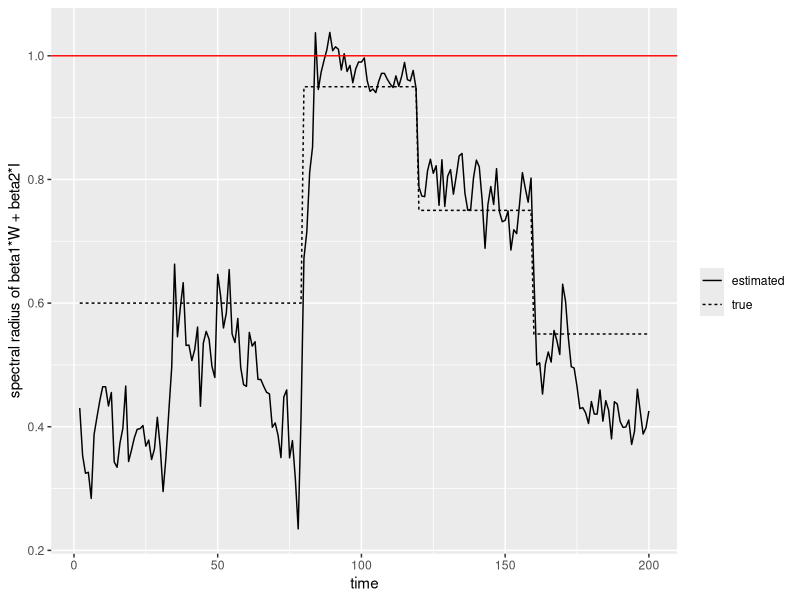
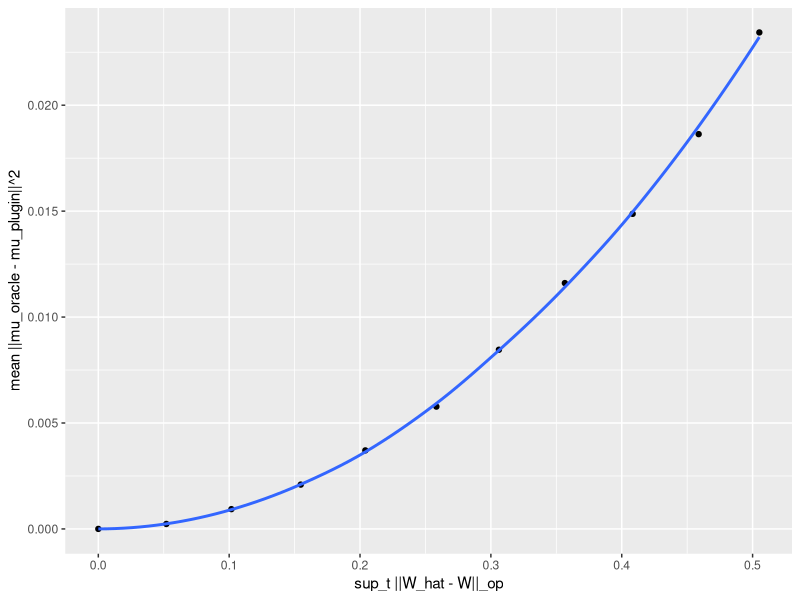
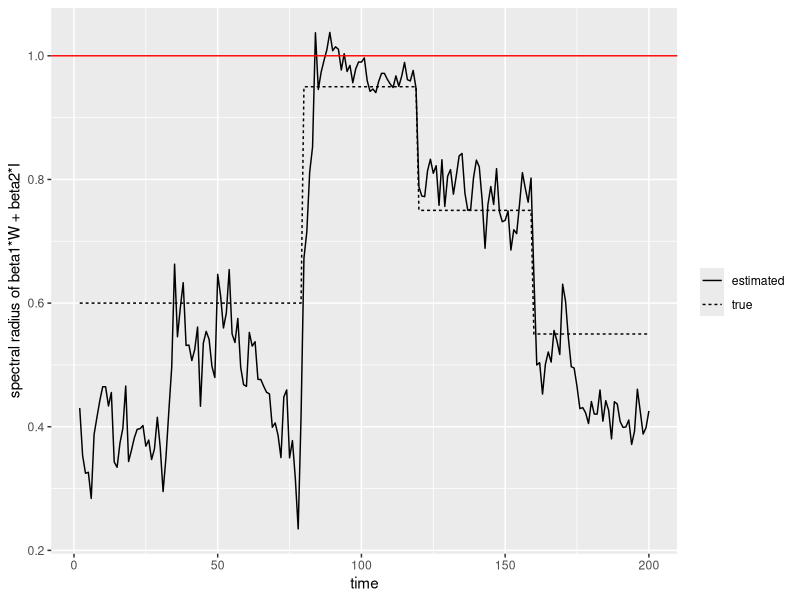
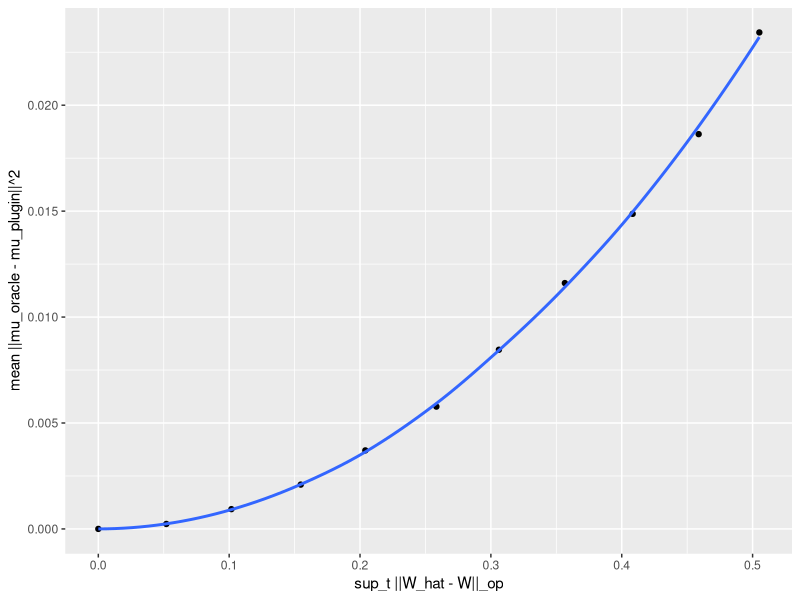

Source code (R) for these figures, in order: (Note: this script raises an error after producing the figures.)
# ======================================================================
# EXPERIMENT 1 (Simulation): stability, aggregation, sparse increments,
#                            and network misspecification sensitivity
# Produces:
#   - One-step MSE comparisons (full / no-network / static)
#   - Threshold rule TPR/FPR for sparse increments in beta1,t
#   - Sensitivity curve: mean||mu_oracle - mu_plugin||^2 vs sup_t||W_hat-W||_op
#   - Aggregation recursion MAE
#   - Two plots (stability diagnostics + sensitivity curve)
# ======================================================================

# ---------- Packages ----------
pkgs <- c("Matrix","RSpectra","ggplot2","dplyr","tibble","purrr")
to_install <- pkgs[!pkgs %in% rownames(installed.packages())]
if(length(to_install)) install.packages(to_install)
invisible(lapply(pkgs, library, character.only = TRUE))

set.seed(1)

# ---------- Helpers ----------
row_stochastic <- function(A, diag_zero = TRUE, eps = 1e-12) {
  A <- as.matrix(A)
  if (diag_zero) diag(A) <- 0
  rs <- rowSums(A)
  zero_rows <- which(rs < eps)
  if (length(zero_rows)) {
    A[zero_rows, ] <- 1
    if (diag_zero) diag(A)[zero_rows] <- 0
    rs <- rowSums(A)
  }
  A / rs
}

spectral_radius <- function(M) {
  ev <- eigen(M, only.values = TRUE)$values
  max(Mod(ev))
}

op_norm2 <- function(M) {
  M <- as.matrix(M)
  if (nrow(M) <= 200) {
    svd(M, nu = 0, nv = 0)$d[1]
  } else {
    RSpectra::svds(M, k = 1)$d[1]
  }
}

stationary_dist <- function(W, tol = 1e-12, maxit = 20000) {
  W <- as.matrix(W)
  N <- nrow(W)
  pi <- rep(1 / N, N)
  for (it in 1:maxit) {
    pi_new <- as.numeric(t(pi) %*% W)
    pi_new <- pi_new / sum(pi_new)
    if (max(abs(pi_new - pi)) < tol) break
    pi <- pi_new
  }
  pi
}

# ---------- Numerically stable Kalman filter for dynamic regression ----------
# Model (at each t):
#   y_t (N x 1) = X_t (N x K) m_t + eps_t,   eps_t ~ N(0, sigma2 I_N)
#   m_t = m_{t-1} + u_t,                    u_t ~ N(0, Q_t)
#
# Inputs:
#   Y:      T x N
#   X_list: list of length T, each N x K
#   Q_list: list of length T, each K x K
#
kalman_rw_gaussian <- function(Y, X_list, sigma2, Q_list, m0, C0, jitter = 1e-10) {
  Tt <- nrow(Y); N <- ncol(Y); K <- length(m0)
  stopifnot(length(X_list) == Tt, length(Q_list) == Tt)
  
  m_pred <- matrix(NA_real_, Tt, K)
  m_filt <- matrix(NA_real_, Tt, K)
  C_filt <- array(NA_real_, dim = c(K, K, Tt))
  yhat   <- matrix(NA_real_, Tt, N)
  loglik <- numeric(Tt)
  
  m_prev <- as.numeric(m0)
  C_prev <- as.matrix(C0)
  
  for (t in 1:Tt) {
    # prediction
    m_t_pred <- m_prev
    C_t_pred <- C_prev + Q_list[[t]]
    C_t_pred <- C_t_pred + diag(jitter, K)  # guard against singularity
    
    X_t <- as.matrix(X_list[[t]])  # N x K
    y_t <- as.numeric(Y[t, ])      # N
    
    # predictive mean
    yhat[t, ] <- as.numeric(X_t %*% m_t_pred)
    resid <- y_t - yhat[t, ]
    
    # predictive covariance for y: S = sigma2 I + X C X'
    S <- sigma2 * diag(N) + X_t %*% C_t_pred %*% t(X_t)
    
    # Cholesky for stability
    cholS <- chol(S)
    
    # Kalman gain: K = C X' S^{-1}
    K_gain <- C_t_pred %*% t(X_t)  # K x N
    # Multiply by S^{-1} without explicitly inverting S
    # K_gain <- K_gain %*% solve(S)
    K_gain <- t(backsolve(cholS, forwardsolve(t(cholS), t(K_gain))))  # K x N
    
    # update
    m_t_filt <- as.numeric(m_t_pred + K_gain %*% resid)
    C_post <- C_t_pred - K_gain %*% X_t %*% C_t_pred
    C_post <- 0.5 * (C_post + t(C_post))  # symmetrize
    
    # log predictive density (optional)
    Sinv_resid <- backsolve(cholS, forwardsolve(t(cholS), resid))
    quad <- sum(resid * Sinv_resid)
    logdetS <- 2 * sum(log(diag(cholS)))
    loglik[t] <- -0.5 * (N * log(2 * pi) + logdetS + quad)
    
    # store
    m_pred[t, ] <- m_t_pred
    m_filt[t, ] <- m_t_filt
    C_filt[,,t] <- C_post
    
    # roll
    m_prev <- m_t_filt
    C_prev <- C_post
  }
  
  list(m_pred = m_pred, m_filt = m_filt, C_filt = C_filt, yhat = yhat, loglik = loglik)
}

# ======================================================================
# 1) Simulate dynamic logistic edges -> W_t
# ======================================================================
N  <- 50
TT <- 200

# latent positions -> structured connectivity
d <- 2
z <- matrix(rnorm(N * d), N, d)
dist_mat <- as.matrix(dist(z))

# random walk controlling density
eta <- cumsum(c(0, rnorm(TT - 1, sd = 0.05))) + 1.0

W_list <- vector("list", TT)
for (t in 1:TT) {
  P <- plogis(eta[t] - dist_mat)
  diag(P) <- 0
  A <- matrix(rbinom(N * N, size = 1, prob = as.vector(P)), N, N)
  diag(A) <- 0
  W_list[[t]] <- row_stochastic(A)
}

# ======================================================================
# 2) Simulate piecewise-constant beta1,t (sparse increments) + beta0 RW
# ======================================================================
beta0 <- cumsum(rnorm(TT, sd = 0.02))
beta2 <- rep(0.35, TT)

beta1 <- rep(0.25, TT)
jump_times <- c(80, 120, 160)
beta1[jump_times[1]:jump_times[2]] <- 0.60  # near-instability window
beta1[jump_times[2]:jump_times[3]] <- 0.40
beta1[jump_times[3]:TT]            <- 0.20

rho_true <- sapply(1:TT, function(t) {
  spectral_radius(beta1[t] * W_list[[t]] + beta2[t] * diag(N))
})

# ======================================================================
# 3) Simulate Gaussian NTVP–VAR(1)
# ======================================================================
sigma <- 0.5
Y <- matrix(0, TT, N)
Y[1, ] <- rnorm(N, sd = 1)

for (t in 2:TT) {
  mu <- beta0[t] + beta1[t] * (W_list[[t]] %*% Y[t - 1, ]) + beta2[t] * Y[t - 1, ]
  Y[t, ] <- as.numeric(mu) + rnorm(N, sd = sigma)
}

# build design for t = 2..TT
Y_lag  <- Y[1:(TT - 1), , drop = FALSE]
Y_curr <- Y[2:TT,       , drop = FALSE]
W_use  <- W_list[2:TT]  # W_2,...,W_T

X_list <- vector("list", TT - 1)
for (t in 1:(TT - 1)) {
  x_net <- as.numeric(W_use[[t]] %*% Y_lag[t, ])
  X_list[[t]] <- cbind(1, x_net, Y_lag[t, ])
}

# ======================================================================
# 4) Fit: (a) full TVP network, (b) TVP no-network, (c) static OLS
# ======================================================================
sigma2 <- sigma^2

Q_full <- replicate(TT - 1, diag(c(1e-3, 5e-3, 1e-3)), simplify = FALSE)
fit_full <- kalman_rw_gaussian(
  Y = Y_curr, X_list = X_list, sigma2 = sigma2, Q_list = Q_full,
  m0 = c(0, 0, 0), C0 = diag(1, 3)
)

X_list_nonet <- lapply(X_list, function(X) X[, c(1, 3), drop = FALSE])
Q_nonet <- replicate(TT - 1, diag(c(1e-3, 1e-3)), simplify = FALSE)
fit_nonet <- kalman_rw_gaussian(
  Y = Y_curr, X_list = X_list_nonet, sigma2 = sigma2, Q_list = Q_nonet,
  m0 = c(0, 0), C0 = diag(1, 2)
)

# static OLS on stacked data (matches your construction)
X_stack <- do.call(rbind, X_list)         # (TT-1)*N x 3
y_stack <- as.vector(t(Y_curr))           # stacked by time-blocks
beta_static <- solve(crossprod(X_stack), crossprod(X_stack, y_stack))
yhat_static_stack <- as.numeric(X_stack %*% beta_static)
yhat_static <- matrix(yhat_static_stack, nrow = (TT - 1), ncol = N, byrow = TRUE)

mse_full   <- mean((Y_curr - fit_full$yhat)^2)
mse_nonet  <- mean((Y_curr - fit_nonet$yhat)^2)
mse_static <- mean((Y_curr - yhat_static)^2)

cat(sprintf("One-step MSE: full=%.4f | no-network=%.4f | static=%.4f\n",
            mse_full, mse_nonet, mse_static))

# ======================================================================
# 5) Sparse increments: simple threshold rule on |Δ beta1_hat|
# ======================================================================
beta1_hat <- fit_full$m_filt[, 2]
d_thr <- as.numeric(quantile(abs(diff(beta1_hat)), probs = 0.95))
s_hat <- c(FALSE, abs(diff(beta1_hat)) > d_thr)

beta1_true_sub <- beta1[2:TT]
s_true <- c(FALSE, diff(beta1_true_sub) != 0)

TPR <- mean(s_hat[s_true], na.rm = TRUE)
FPR <- mean(s_hat[!s_true], na.rm = TRUE)
cat(sprintf("Threshold rule: TPR=%.3f, FPR=%.3f (d=%.4f)\n", TPR, FPR, d_thr))

# ======================================================================
# 6) Network misspecification sensitivity curve (plug-in vs oracle means)
# ======================================================================
alpha_grid <- seq(0, 0.5, by = 0.05)

sens_df <- purrr::map_dfr(alpha_grid, function(a) {
  W_hat_list <- lapply(W_use, function(Wt) {
    Wnoise <- row_stochastic(matrix(runif(N * N), N, N))
    row_stochastic((1 - a) * Wt + a * Wnoise)
  })
  
  yhat_oracle <- fit_full$yhat
  yhat_plugin <- matrix(NA_real_, TT - 1, N)
  
  for (t in 1:(TT - 1)) {
    Xhat <- cbind(1, as.numeric(W_hat_list[[t]] %*% Y_lag[t, ]), Y_lag[t, ])
    yhat_plugin[t, ] <- as.numeric(Xhat %*% fit_full$m_pred[t, ])
  }
  
  dW <- max(sapply(1:(TT - 1), function(t) op_norm2(W_hat_list[[t]] - W_use[[t]])))
  dmu2 <- mean(rowSums((yhat_oracle - yhat_plugin)^2))
  
  data.frame(alpha = a, dW = dW, mean_sq_diff = dmu2)
})

print(sens_df)

# ======================================================================
# 7) Aggregation check (stationary weights from average network)
# ======================================================================
W_bar <- Reduce("+", W_use) / length(W_use)
pi_hat <- stationary_dist(W_bar)

agg_y <- as.numeric(Y_curr %*% pi_hat)
agg_y_lag <- c(sum(pi_hat * Y[1, ]), agg_y[1:(length(agg_y) - 1)])

agg_pred <- numeric(TT - 1)
for (t in 1:(TT - 1)) {
  b0 <- fit_full$m_pred[t, 1]
  b1 <- fit_full$m_pred[t, 2]
  b2 <- fit_full$m_pred[t, 3]
  agg_pred[t] <- b0 + (b1 + b2) * agg_y_lag[t]
}
cat(sprintf("Aggregation recursion MAE: %.4f\n", mean(abs(agg_y - agg_pred))))

# ======================================================================
# 8) Stability diagnostics (true vs estimated spectral radius)
# ======================================================================
rho_hat <- sapply(1:(TT - 1), function(t) {
  spectral_radius(fit_full$m_filt[t, 2] * W_use[[t]] + fit_full$m_filt[t, 3] * diag(N))
})

diag_df <- tibble::tibble(t = 2:TT, rho_true = rho_true[2:TT], rho_hat = rho_hat)

p1 <- ggplot(diag_df, aes(x = t)) +
  geom_line(aes(y = rho_true, linetype = "true")) +
  geom_line(aes(y = rho_hat,  linetype = "estimated")) +
  geom_hline(yintercept = 1, colour = "red") +
  labs(y = "spectral radius of beta1*W + beta2*I", linetype = "", x = "time")

p2 <- ggplot(sens_df, aes(x = dW, y = mean_sq_diff)) +
  geom_point() +
  geom_smooth(se = FALSE) +
  labs(x = "sup_t ||W_hat - W||_op", y = "mean ||mu_oracle - mu_plugin||^2")

print(p1)
print(p2)

# Optional: save figures
ggsave("fig_stability.pdf", p1, width = 7, height = 4)
ggsave("fig_network_sensitivity.pdf", p2, width = 7, height = 4)


















# -------------------------------------------------------------------------
# A1) Multi-step horizons h = 1,2,4,8  (oracle W at forecast times)
#     "origin t uses filtered state at time t" with correct indexing.
#     Robust to Y being N x TT (will transpose to TT x N).
# -------------------------------------------------------------------------

Y_full <- as.matrix(Y)      # your simulation object (should be TT x N)
W_full <- W_list            # list of W_t

stopifnot(is.list(W_full), length(W_full) >= 2)

# --- Use W_list as the source of truth for TT and N ---
TT <- length(W_full)
N  <- nrow(W_full[[1]])

# Validate W_list
stopifnot(all(vapply(W_full, function(W) {
  (is.matrix(W) || inherits(W, "Matrix")) && all(dim(W) == c(N, N))
}, logical(1))))

# Ensure Y_full is TT x N (if user supplied N x TT, transpose)
if (nrow(Y_full) == TT && ncol(Y_full) == N) {
  # OK
} else if (nrow(Y_full) == N && ncol(Y_full) == TT) {
  Y_full <- t(Y_full)
} else {
  stop(sprintf(
    "Y has dim %d x %d, but expected TT x N = %d x %d (or N x TT = %d x %d).",
    nrow(Y_full), ncol(Y_full), TT, N, N, TT
  ))
}

# Filtered states (expected (TT-1) x K with rows corresponding to times 2..TT,
# but we also support TT x K if your code stored times 1..TT)
theta_full_filt  <- as.matrix(fit_full$m_filt)    # K=3 (b0,b1,b2)
theta_nonet_filt <- as.matrix(fit_nonet$m_filt)   # K=2 (b0,b2)

# Helper: grab filtered theta at time t (post-observation at time t)
theta_at <- function(t, theta_mat, TT) {
  nr <- nrow(theta_mat)
  if (nr == TT) {
    idx <- t
  } else if (nr == TT - 1) {
    idx <- t - 1   # row 1 corresponds to t=2
  } else {
    stop(sprintf("theta_mat nrow (%d) must be TT (%d) or TT-1 (%d).", nr, TT, TT-1))
  }
  if (idx < 1 || idx > nr) stop(sprintf("theta_at: time t=%d not available (idx=%d).", t, idx))
  theta_mat[idx, , drop = TRUE]
}

# Helper: grab W_t; supports list length TT (times 1..TT) or TT-1 (times 2..TT)
W_at <- function(t, W_list, TT) {
  L <- length(W_list)
  if (L == TT) {
    idx <- t
  } else if (L == TT - 1) {
    idx <- t - 1   # row 1 corresponds to t=2
  } else {
    stop(sprintf("W_list length (%d) must be TT (%d) or TT-1 (%d).", L, TT, TT-1))
  }
  if (idx < 1 || idx > L) stop(sprintf("W_at: time t=%d not available (idx=%d).", t, idx))
  W_list[[idx]]
}

# Full network multi-step recursion with oracle W_{t+1},...,W_{t+h}
gauss_fc_h <- function(t_origin, h, theta, W_use, TT) {
  stopifnot(h >= 1)
  b0 <- theta[1]; b1 <- theta[2]; b2 <- theta[3]
  y_prev <- as.numeric(Y_full[t_origin, ])
  for (j in seq_len(h)) {
    Wtj <- W_at(t_origin + j, W_use, TT)   # oracle future network at forecast time
    y_prev <- b0 + b1 * as.numeric(Wtj %*% y_prev) + b2 * y_prev
  }
  y_prev
}

# Non-network ablation (no W term)
gauss_fc_h_nonet <- function(t_origin, h, theta) {
  stopifnot(h >= 1)
  b0 <- theta[1]; b2 <- theta[2]
  y_prev <- as.numeric(Y_full[t_origin, ])
  for (j in seq_len(h)) {
    y_prev <- b0 + b2 * y_prev
  }
  y_prev
}

h_grid <- c(1,2,4,8)
h_max  <- max(h_grid)

# Safe evaluation window:
# - need t_origin >= 2 if theta_mat has TT-1 rows (times 2..TT)
# - need t_origin + h_max <= TT
t_eval_default_start <- 120
t_start <- max(2, min(t_eval_default_start, TT - h_max))
t_end   <- TT - h_max

if (t_start > t_end) {
  # fallback if TT is small
  t_start <- max(2, floor(0.6 * TT))
  t_end   <- TT - h_max
}
if (t_start > t_end) stop("Not enough time points to evaluate multi-step horizons with your TT/h_grid.")

t_eval <- t_start:t_end

eval_horizon <- function(h) {
  stopifnot(h >= 1)
  stopifnot(max(t_eval) + h <= TT)
  
  targets <- t_eval + h
  y_true  <- Y_full[targets, , drop = FALSE]
  
  yhat_full   <- matrix(NA_real_, nrow=length(t_eval), ncol=N)
  yhat_non    <- matrix(NA_real_, nrow=length(t_eval), ncol=N)
  yhat_static <- matrix(NA_real_, nrow=length(t_eval), ncol=N)
  
  if (!exists("beta_static")) {
    stop("beta_static not found. Fit your static OLS first and store coefficients in beta_static (length 3).")
  }
  
  for (k in seq_along(t_eval)) {
    t0 <- t_eval[k]
    
    th_full <- theta_at(t0, theta_full_filt, TT)
    th_non  <- theta_at(t0, theta_nonet_filt, TT)
    
    yhat_full[k,] <- gauss_fc_h(t0, h, th_full, W_full, TT)
    yhat_non[k,]  <- gauss_fc_h_nonet(t0, h, th_non)
    
    # Static OLS multi-step recursion (oracle W at forecast times)
    y_prev <- as.numeric(Y_full[t0, ])
    for (j in seq_len(h)) {
      Wtj <- W_at(t0 + j, W_full, TT)
      y_prev <- beta_static[1] +
        beta_static[2] * as.numeric(Wtj %*% y_prev) +
        beta_static[3] * y_prev
    }
    yhat_static[k,] <- y_prev
  }
  
  loss_full   <- rowMeans((y_true - yhat_full)^2)
  loss_nonet  <- rowMeans((y_true - yhat_non)^2)
  loss_static <- rowMeans((y_true - yhat_static)^2)
  
  d_full_vs_non <- loss_full - loss_nonet
  dm <- dm_test_nw(loss_full, loss_nonet, h = h)
  ci <- block_boot_ci(d_full_vs_non, B = 2000, block_len = max(4, h), seed = 1)
  
  tibble::tibble(
    h = h,
    MSE_full   = mean(loss_full),
    MSE_nonet  = mean(loss_nonet),
    MSE_static = mean(loss_static),
    diff_full_minus_nonet = mean(d_full_vs_non),
    diff_CI_lo = ci[1],
    diff_CI_hi = ci[2],
    DM_stat = dm$stat,
    DM_p    = dm$pval
  )
}

tab_sim_horizons <- dplyr::bind_rows(lapply(h_grid, eval_horizon))
print(tab_sim_horizons)

# -------------------------------------------------------------------------
# B) Distribution across nodes (referee request)
# -------------------------------------------------------------------------
node_improve <- function(h) {
  targets <- t_eval + h
  y_true  <- Y_full[targets, , drop = FALSE]
  
  yhat_full <- matrix(NA_real_, nrow=length(t_eval), ncol=N)
  yhat_non  <- matrix(NA_real_, nrow=length(t_eval), ncol=N)
  
  for (k in seq_along(t_eval)) {
    t0 <- t_eval[k]
    yhat_full[k,] <- gauss_fc_h(
      t0, h,
      theta_at(t0, theta_full_filt, TT),
      W_full, TT
    )
    yhat_non[k,] <- gauss_fc_h_nonet(
      t0, h,
      theta_at(t0, theta_nonet_filt, TT)
    )
  }
  
  mse_full_i <- colMeans((y_true - yhat_full)^2)
  mse_non_i  <- colMeans((y_true - yhat_non)^2)
  
  tibble::tibble(node = seq_len(N), h = h, dMSE = mse_full_i - mse_non_i)
}

df_nodes <- dplyr::bind_rows(lapply(h_grid, node_improve))

print(df_nodes %>%
        dplyr::group_by(h) %>%
        dplyr::summarize(
          frac_improve = mean(dMSE < 0),
          median_dMSE  = median(dMSE),
          .groups = "drop"
        ))

ggplot(df_nodes, aes(x = factor(h), y = dMSE)) +
  geom_boxplot() +
  geom_hline(yintercept = 0, linetype = "dashed") +
  labs(
    x = "Horizon h",
    y = "Nodewise dMSE (full - nonet)",
    title = "Simulation: distribution of network benefit across nodes"
  ) +
  theme_minimal()
